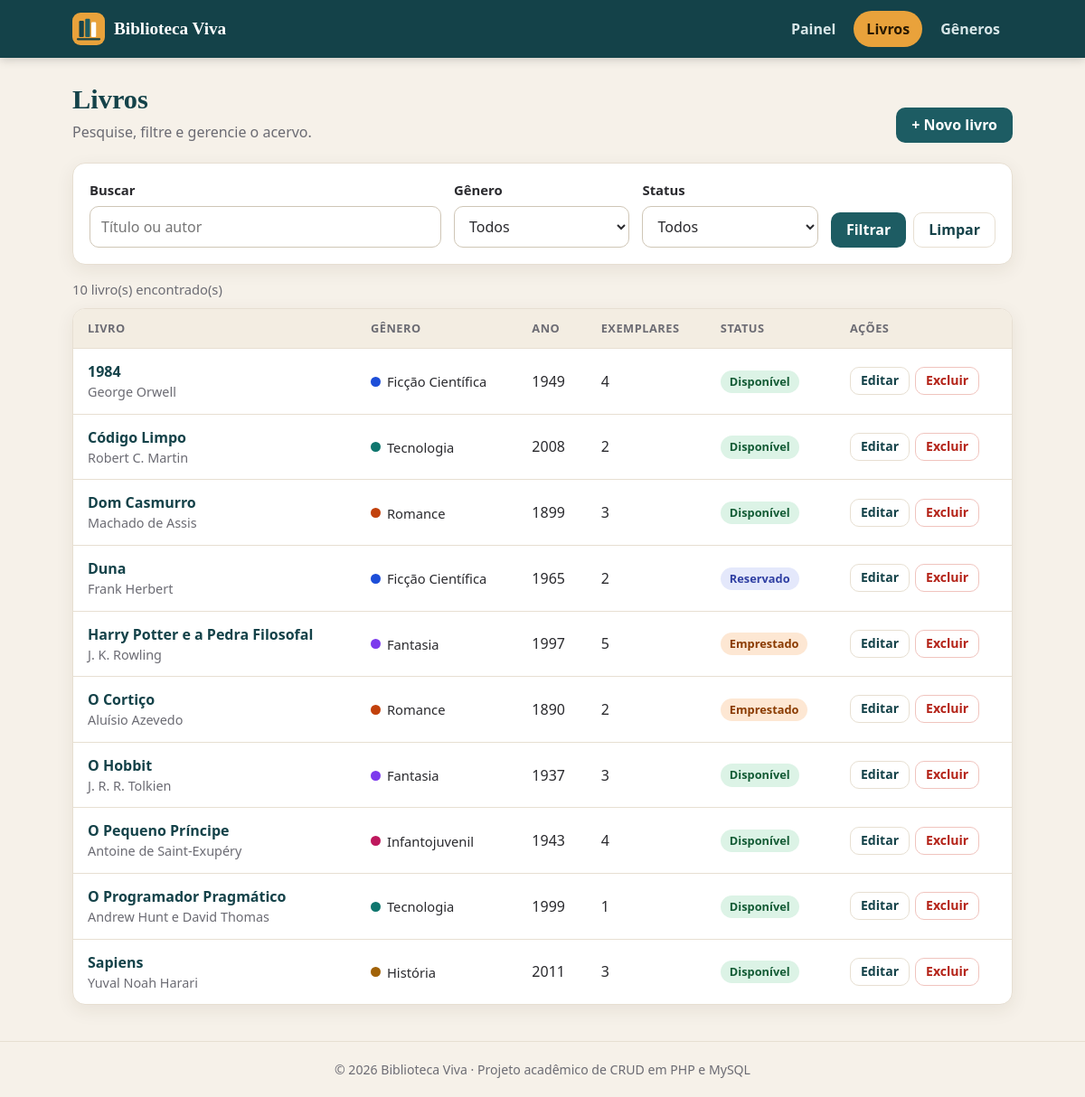
/public/index.php?pagina=livros&acao=listar, run on the app's committed database.
### tables this page shows
CREATE TABLE `livros` (
    `id`             INT UNSIGNED NOT NULL AUTO_INCREMENT,
    `titulo`         VARCHAR(150) NOT NULL,
    `autor`          VARCHAR(100) NOT NULL,
    `ano_publicacao` SMALLINT UNSIGNED NULL,
    `isbn`           VARCHAR(13)  NULL,                     
    `sinopse`        TEXT         NULL,
    `exemplares`     INT UNSIGNED NOT NULL DEFAULT 1,
    `status`         ENUM('disponivel', 'emprestado', 'reservado') NOT NULL DEFAULT 'disponivel',
    `genero_id`      INT UNSIGNED NOT NULL,
    `criado_em`      TIMESTAMP    NOT NULL DEFAULT CURRENT_TIMESTAMP,
    `atualizado_em`  TIMESTAMP    NOT NULL DEFAULT CURRENT_TIMESTAMP ON UPDATE CURRENT_TIMESTAMP,
    PRIMARY KEY (`id`),
    UNIQUE KEY `uq_livros_isbn` (`isbn`),
    KEY `idx_livros_titulo` (`titulo`),
    KEY `idx_livros_genero` (`genero_id`),
    CONSTRAINT `fk_livros_genero`
        FOREIGN KEY (`genero_id`) REFERENCES `generos` (`id`)
        ON DELETE RESTRICT
        ON UPDATE CASCADE
);

CREATE TABLE `generos` (
    `id`        INT UNSIGNED NOT NULL AUTO_INCREMENT,
    `nome`      VARCHAR(60)  NOT NULL,
    `descricao` VARCHAR(255) NULL,
    `cor`       CHAR(7)      NOT NULL DEFAULT '#1d5c63',    
    `criado_em` TIMESTAMP    NOT NULL DEFAULT CURRENT_TIMESTAMP,
    PRIMARY KEY (`id`),
    UNIQUE KEY `uq_generos_nome` (`nome`)
);

### app/helpers/funcoes.php (called while the page is built, shortened)
<?php
function e($valor): string
{
    return htmlspecialchars((string) $valor, ENT_QUOTES, 'UTF-8');
}
function url(string $pagina = 'inicio', string $acao = 'listar', array $extra = []): string
{
    $parametros = array_merge(['pagina' => $pagina, 'acao' => $acao], $extra);
    return BASE_URL . '/index.php?' . http_build_query($parametros);
}
function renderizar(string $view, array $dados = []): void
{
    extract($dados);
    require RAIZ . '/app/views/layout/topo.php';
    require RAIZ . '/app/views/' . $view . '.php';
    require RAIZ . '/app/views/layout/rodape.php';
}

### app/controllers/LivroController.php (called while the page is built, shortened)
<?php
class LivroController
{
    private Livro $livro;
    private Genero $genero;
    public function __construct(PDO $pdo)
    {
        $this->livro  = new Livro($pdo);
        $this->genero = new Genero($pdo);
    }
    public function listar(): void
    {
        $filtros = [
            'busca'  => texto($_GET['busca'] ?? ''),
            'genero' => (int) ($_GET['genero'] ?? 0),
            'status' => texto($_GET['status'] ?? ''),
        ];
        if (!isset(STATUS_LIVRO[$filtros['status']])) {
            $filtros['status'] = '';
        }
        renderizar('livros/listar', [
            'titulo'  => 'Livros',
            'livros'  => $this->livro->listar($filtros),
            'generos' => $this->genero->listar(),
            'filtros' => $filtros,
        ]);
    }
}

### public/index.php (called while the page is built, shortened)
<?php
require_once RAIZ . '/app/helpers/funcoes.php';
require_once RAIZ . '/app/models/Genero.php';
require_once RAIZ . '/app/models/Livro.php';
require_once RAIZ . '/app/controllers/LivroController.php';
$pdo = (new Database())->conectar();
$rotas = [
    'inicio' => ['InicioController', [
        'listar' => 'index',
    ]],
    'livros' => ['LivroController', [
        'listar'    => 'listar',
        'ver'       => 'ver',
        'novo'      => 'novo',
        'criar'     => 'criar',
        'editar'    => 'editar',
        'atualizar' => 'atualizar',
        'excluir'   => 'excluir',
    ]],
    'generos' => ['GeneroController', [
        'listar'    => 'listar',
        'novo'      => 'novo',
        'criar'     => 'criar',
        'editar'    => 'editar',
        'atualizar' => 'atualizar',
        'excluir'   => 'excluir',
    ]],
];
$pagina = $_GET['pagina'] ?? 'inicio';
$acao   = $_GET['acao'] ?? 'listar';
$id     = (int) ($_GET['id'] ?? 0);
[$classe, $metodos] = $rotas[$pagina];
$metodo     = $metodos[$acao];
$controller = new $classe($pdo);
$controller->$metodo($id);

### app/models/Livro.php (called while the page is built, shortened)
<?php
class Livro
{
    private PDO $pdo;
    private string $selecao = 'l.id, l.titulo, l.autor, l.ano_publicacao, l.isbn, l.sinopse, l.exemplares,
                               l.status, l.genero_id, l.criado_em, l.atualizado_em,
                               g.nome AS genero_nome, g.cor AS genero_cor';
    public function __construct(PDO $pdo)
    {
        $this->pdo = $pdo;
    }
    public function listar(array $filtros = []): array
    {
        $sql = "SELECT {$this->selecao}
                FROM livros l
                INNER JOIN generos g ON g.id = l.genero_id
                WHERE 1 = 1";
        $parametros = [];
        $sql .= ' ORDER BY l.titulo';
        $st = $this->pdo->prepare($sql);
        $st->execute($parametros);
        return $st->fetchAll();
    }
}

### app/views/livros/listar.php (the view, shortened to what this page needs)
<section class="cabecalho-pagina">
    <div>
        <h1>Livros</h1>
        <p class="subtitulo">Pesquise, filtre e gerencie o acervo.</p>
    </div>
    <a class="btn btn-primario" href="<?= e(url('livros', 'novo')) ?>">+ Novo livro</a>
</section>
<form class="cartao filtros" method="get" action="<?= e(BASE_URL) ?>/index.php">
    <div class="campo">
        <label for="busca">Buscar</label>
        <input type="search" id="busca" name="busca" placeholder="Título ou autor" value="<?= e($filtros['busca']) ?>">
    </div>
    <div class="campo">
        <label for="genero">Gênero</label>
        <select id="genero" name="genero">
            <option value="">Todos</option>
        </select>
    </div>
    <div class="campo">
        <label for="status">Status</label>
        <select id="status" name="status">
            <option value="">Todos</option>
        </select>
    </div>
    <div class="filtros-botoes">
        <button type="submit" class="btn btn-primario">Filtrar</button>
        <a class="btn btn-claro" href="<?= e(url('livros')) ?>">Limpar</a>
    </div>
</form>
<p class="contagem"><?= count($livros) ?> livro(s) encontrado(s)</p>
<?php if (!$livros): ?>
    <div class="cartao"><p class="vazio">Nenhum livro encontrado com esses critérios.</p></div>
<?php else: ?>
    <div class="tabela-wrap">
        <table>
            <thead>
                <tr>
                    <th>Livro</th>
                    <th>Gênero</th>
                    <th>Ano</th>
                    <th>Exemplares</th>
                    <th>Status</th>
                    <th>Ações</th>
                </tr>
            </thead>
            <tbody>
                <?php foreach ($livros as $l): ?>
                    <tr>
                        <td>
                            <a class="titulo-livro" href="<?= e(url('livros', 'ver', ['id' => $l['id']])) ?>"><?= e($l['titulo']) ?></a>
                            <span class="autor"><?= e($l['autor']) ?></span>
                        </td>
                        <td><span class="chip"><i style="background: <?= e($l['genero_cor']) ?>"></i><?= e($l['genero_nome']) ?></span></td>
                        <td><?= $l['ano_publicacao'] ? (int) $l['ano_publicacao'] : '—' ?></td>
                        <td><?= (int) $l['exemplares'] ?></td>
                        <td><span class="selo selo-<?= e($l['status']) ?>"><?= e(STATUS_LIVRO[$l['status']] ?? $l['status']) ?></span></td>
                        <td>
                            <div class="acoes-linha">
                                <a class="btn btn-claro btn-pequeno" href="<?= e(url('livros', 'editar', ['id' => $l['id']])) ?>">Editar</a>
                                <form class="form-inline" method="post"
                                      action="<?= e(url('livros', 'excluir', ['id' => $l['id']])) ?>"
                                      data-confirma="<?= e('Excluir o livro "' . $l['titulo'] . '"? Esta ação não pode ser desfeita.') ?>">
                                    <button type="submit" class="btn btn-perigo btn-pequeno">Excluir</button>
                                </form>
                            </div>
                        </td>
                    </tr>
                <?php endforeach; ?>
            </tbody>
        </table>
    </div>
<?php endif; ?>

### public/assets/css/style.css (style rules this page uses)
:root { --fundo: #f6f1e9; --papel: #ffffff; --tinta: #2a2a2e; --suave: #6b6b73; --linha: #e7dfd2; --primaria: #1d5c63; --primaria-escura: #144249; --destaque: #e9a23b; --sucesso: #1a7f4b; --perigo: #b42318; --raio: 14px; --sombra: 0 6px 20px rgba(60, 45, 20, 0.08); }
* { box-sizing: border-box; }
body { margin: 0; background: var(--fundo); color: var(--tinta); font-family: "Segoe UI", system-ui, -apple-system, Roboto, Arial, sans-serif; line-height: 1.5; }
h1, h2, h3 { margin: 0; font-family: Georgia, "Times New Roman", serif; line-height: 1.2; }
a { color: var(--primaria); }
.cabecalho-pagina { display: flex; justify-content: space-between; align-items: flex-end; gap: 16px; flex-wrap: wrap; margin-bottom: 22px; }
.cabecalho-pagina h1 { font-size: 1.9rem; color: var(--primaria-escura); }
.subtitulo { margin: 6px 0 0; color: var(--suave); }
.btn { display: inline-block; padding: 9px 16px; border: 1px solid transparent; border-radius: 10px; font: inherit; font-weight: 600; line-height: 1.2; text-decoration: none; cursor: pointer; transition: background 0.15s, border-color 0.15s; }
.btn-primario { background: var(--primaria); color: #ffffff; }
.btn-claro { background: #ffffff; color: var(--primaria-escura); border-color: var(--linha); }
.btn-perigo { background: #ffffff; color: var(--perigo); border-color: #f0c4be; }
.btn-pequeno { padding: 6px 11px; font-size: 0.88rem; }
.cartao { background: var(--papel); border: 1px solid var(--linha); border-radius: var(--raio); box-shadow: var(--sombra); padding: 22px; }
.filtros { display: grid; grid-template-columns: 2fr 1fr 1fr auto; gap: 14px; align-items: end; margin-bottom: 16px; padding: 18px; }
.filtros-botoes { display: flex; gap: 8px; }
.contagem { margin: 0 0 10px; color: var(--suave); font-size: 0.92rem; }
.tabela-wrap { overflow-x: auto; background: var(--papel); border: 1px solid var(--linha); border-radius: var(--raio); box-shadow: var(--sombra); }
table { width: 100%; border-collapse: collapse; }
th { padding: 12px 16px; background: #f3ede2; color: var(--suave); font-size: 0.8rem; letter-spacing: 0.04em; text-align: left; text-transform: uppercase; }
td { padding: 13px 16px; border-top: 1px solid var(--linha); vertical-align: middle; }
.titulo-livro { font-weight: 600; color: var(--primaria-escura); text-decoration: none; }
.autor { display: block; color: var(--suave); font-size: 0.9rem; }
.acoes-linha { display: flex; gap: 6px; align-items: center; flex-wrap: wrap; }
.form-inline { display: inline; margin: 0; }
.selo { display: inline-block; padding: 3px 10px; border-radius: 99px; font-size: 0.8rem; font-weight: 700; white-space: nowrap; }
.selo-disponivel { background: #dcf3e6; color: #145c36; }
.selo-emprestado { background: #fde7d3; color: #8a3b00; }
.selo-reservado { background: #e4e8fb; color: #2f3fa3; }
.chip { display: inline-flex; align-items: center; gap: 7px; font-size: 0.92rem; }
.chip i { display: inline-block; width: 11px; height: 11px; border-radius: 50%; }
.campo { margin-bottom: 16px; }
.filtros .campo { margin-bottom: 0; }
.campo label { display: block; margin-bottom: 6px; font-weight: 600; font-size: 0.93rem; }
input[type="text"], input[type="search"], input[type="number"], select, textarea { width: 100%; padding: 10px 12px; border: 1px solid #cfc6b6; border-radius: 10px; background: #ffffff; color: var(--tinta); font: inherit; }

### data on the page
livros: titulo "1984", autor "George Orwell", genero.nome "Ficção Científica", ano_publicacao "1949", exemplares "4", status "Disponível"
livros: titulo "Código Limpo", autor "Robert C. Martin", genero.nome "Tecnologia", ano_publicacao "2008", exemplares "2", status "Disponível"
livros: titulo "Dom Casmurro", autor "Machado de Assis", genero.nome "Romance", ano_publicacao "1899", exemplares "3", status "Disponível"
livros: titulo "Duna", autor "Frank Herbert", genero.nome "Ficção Científica", ano_publicacao "1965", exemplares "2", status "Reservado"
livros: titulo "Harry Potter e a Pedra Filosofal", autor "J. K. Rowling", genero.nome "Fantasia", ano_publicacao "1997", exemplares "5", status "Emprestado"
livros: titulo "O Cortiço", autor "Aluísio Azevedo", genero.nome "Romance", ano_publicacao "1890", exemplares "2", status "Emprestado"
livros: titulo "O Hobbit", autor "J. R. R. Tolkien", genero.nome "Fantasia", ano_publicacao "1937", exemplares "3", status "Disponível"
livros: titulo "O Pequeno Príncipe", autor "Antoine de Saint-Exupéry", genero.nome "Infantojuvenil", ano_publicacao "1943", exemplares "4", status "Disponível"
livros: titulo "O Programador Pragmático", autor "Andrew Hunt e David Thomas", genero.nome "Tecnologia", ano_publicacao "1999", exemplares "1", status "Disponível"
livros: titulo "Sapiens", autor "Yuval Noah Harari", genero.nome "História", ano_publicacao "2011", exemplares "3", status "Disponível"

### other printed values
APP_NOME "Biblioteca Viva"
count($livros) "10"
